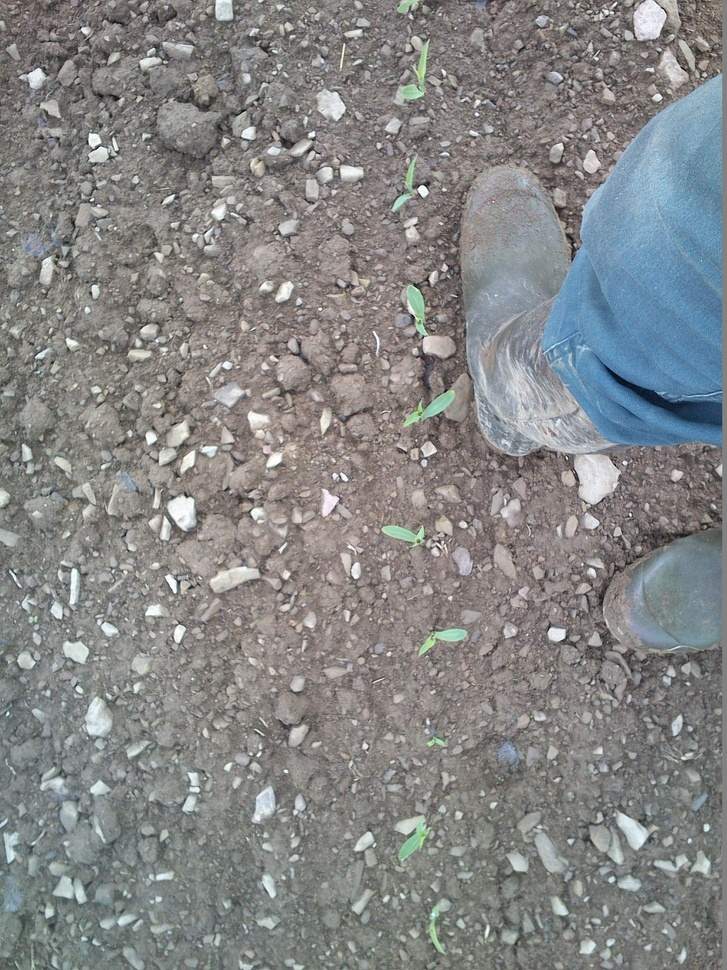
#> input picture Images/4.jpg, 727 x 970 px, shrunk from 1224 x 1632 before the run, found by its file name
$ python main7.py
#> lines starting #> are read from the running program, lines starting #| are printed output that depends on the picture; after the words box and inside, x2 and y2 are one past the last pixel; in counts of white or black regions, pixels touching at a corner belong together
import os
import cv2
import numpy as np

# Constants
MIN_GREEN_HUE = 45
MAX_GREEN_HUE = 77
MIN_GREEN_SAT = 19
MAX_GREEN_SAT = 255
MIN_GREEN_VAL = 164
MAX_GREEN_VAL = 255

KERNEL_SIZE = (2, 2)
ERODE_ITERATIONS = 2
DILATE_ITERATIONS = 4
AREA_THRESHOLD = 500  # Minimum contour area to consider as a plant


def process_image(src_path):
    # Load the image
#> called with src_path = 'Images/4.jpg'
    src = cv2.imread(src_path)
#> src is the input picture: shape (970, 727, 3); mean B, G, R 133.6, 133.7, 132.7

    # Convert the image to grayscale
    gray = cv2.cvtColor(src, cv2.COLOR_BGR2GRAY)
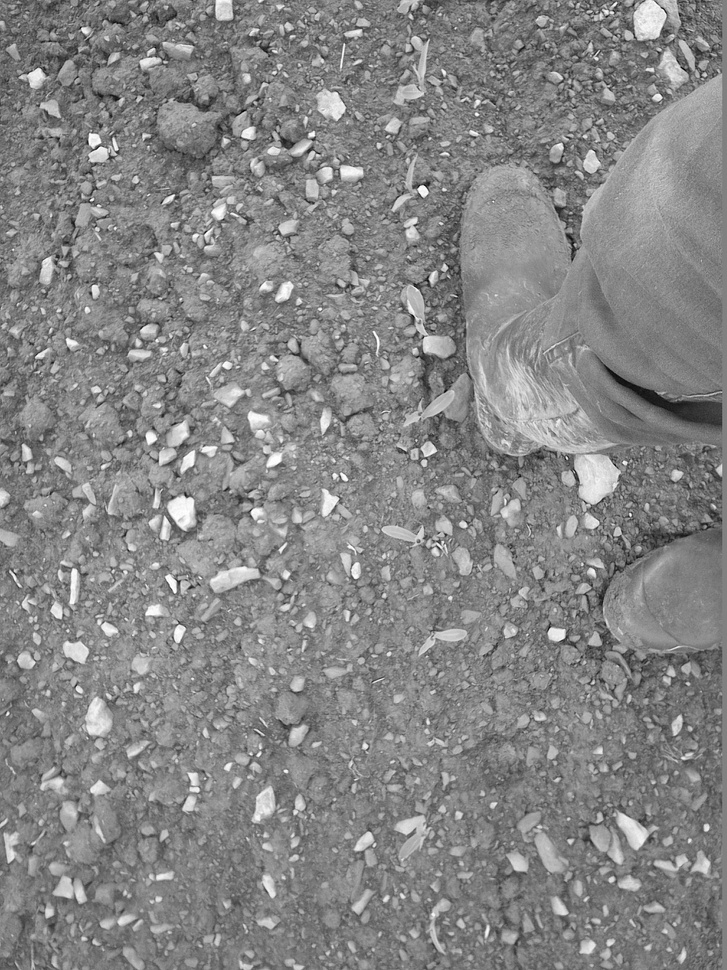
#> gray: shape (970, 727); min 1, max 255, mean 133.4

    # Convert the grayscale image to HSV color space
    hsv = cv2.cvtColor(src, cv2.COLOR_BGR2HSV)
#> hsv: shape (970, 727, 3); mean H, S, V 53, 23.4, 140.2

    # Define the lower and upper bounds for green color
    lower_green = np.array([MIN_GREEN_HUE, MIN_GREEN_SAT, MIN_GREEN_VAL])
    upper_green = np.array([MAX_GREEN_HUE, MAX_GREEN_SAT, MAX_GREEN_VAL])

    # Create a mask for green color
    mask = cv2.inRange(hsv, lower_green, upper_green)
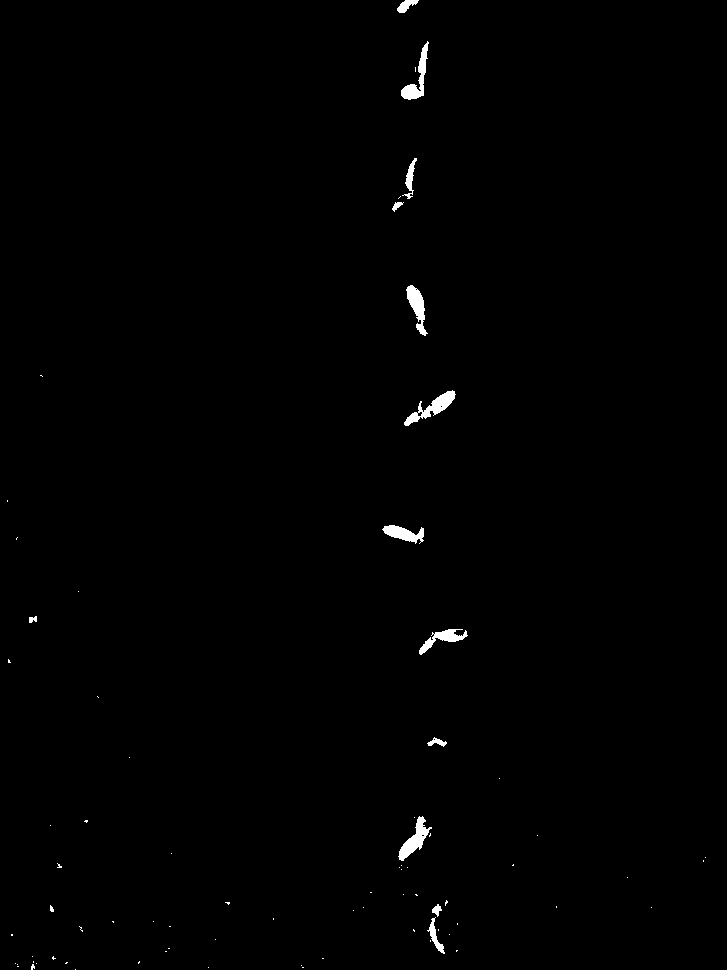
#> mask: shape (970, 727); 0.57% white; 78 white regions (64 under 20 px), largest, box (x1, y1, x2, y2) and area: (404, 390, 456, 426) 586, (398, 816, 432, 861) 550, (401, 41, 429, 100) 524

    # Create a kernel for erosion and dilation
    kernel = np.ones(KERNEL_SIZE, np.uint8)

    # Apply morphological operations
    masked = cv2.bitwise_and(gray, gray, mask=mask)
    masked = cv2.threshold(masked, 5, 255, cv2.THRESH_BINARY)[1]
    masked = cv2.erode(masked, kernel, iterations=ERODE_ITERATIONS)
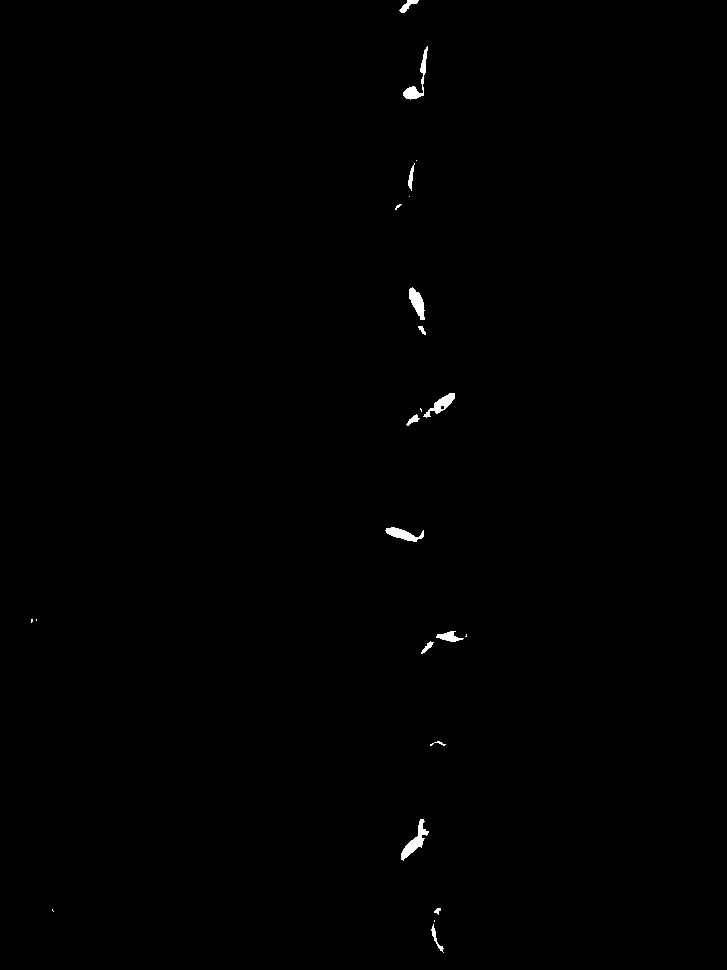
#> masked: shape (970, 727); 0.32% white; 23 white regions (9 under 20 px), largest, box (x1, y1, x2, y2) and area: (401, 819, 429, 861) 371, (403, 46, 428, 100) 325, (409, 287, 425, 320) 293
    masked = cv2.dilate(masked, kernel, iterations=DILATE_ITERATIONS)
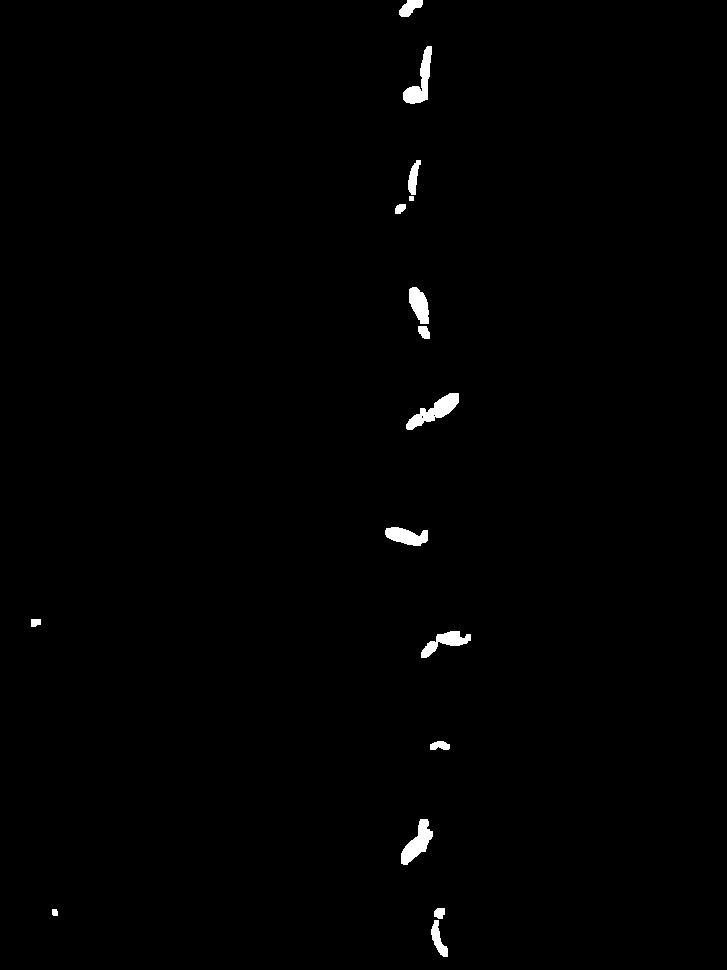
#> masked: shape (970, 727); 0.73% white; 16 white regions

    # Find contours
    contours, _ = cv2.findContours(
        masked, cv2.RETR_EXTERNAL, cv2.CHAIN_APPROX_SIMPLE)
#> contours = 16 contours, 1 with area under 20; largest, box (x1, y1, x2, y2) and area: (406, 393, 459, 430) 708, (401, 819, 433, 865) 630, (403, 46, 432, 104) 628, (385, 527, 428, 546) 492, (421, 631, 471, 658) 488

    # Process and count the contours
    plants_number = 0

    for contour in contours:
        area = cv2.contourArea(contour)
        if area > AREA_THRESHOLD:
            plants_number += 1
#> this loop made 16 passes
#> area on passes 1 to 12: 251.5, 28, 82, 629.5, 116.5, 487.5, 55, 492.5, 707.5, 100.5, 464, 69.5
#> after the loop, plants_number = 3

    # Print the total number of plants
    print(f"Total number of plants: {plants_number}")
#| Total number of plants: 3


def main():
    src_path = "Images/4.jpg"
    process_image(src_path)


if __name__ == "__main__":
    main()

$ run again, with Images/1.jpg copied over Images/4.jpg
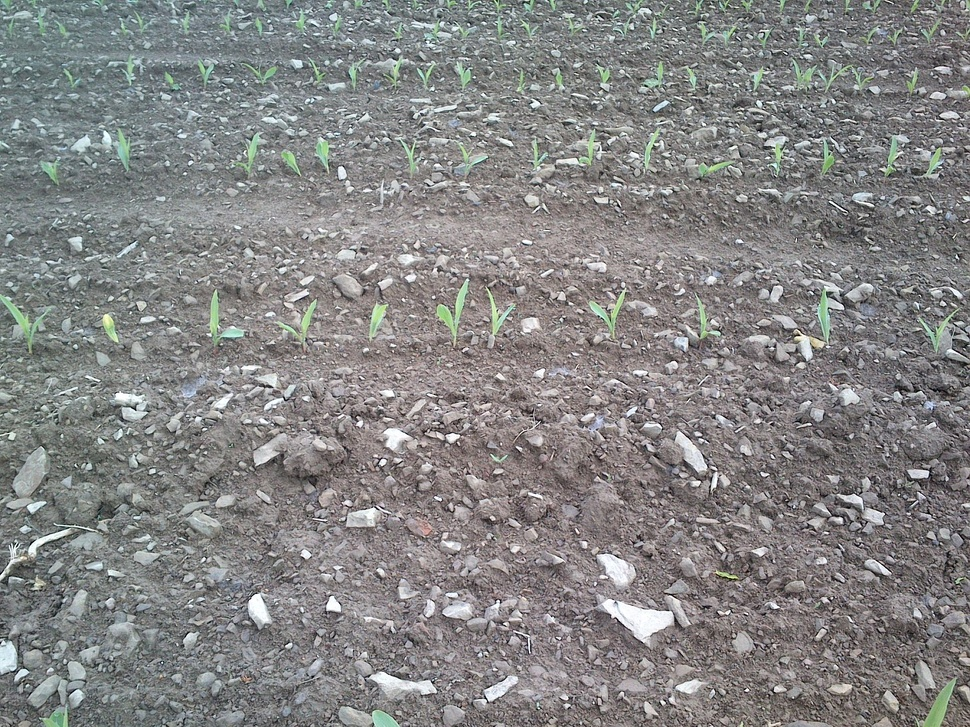
#> input picture Images/1.jpg, 970 x 727 px, shrunk from 1632 x 1224 before the run, found by its file name
#> in process_image, src is the input picture: shape (727, 970, 3); mean B, G, R 132, 132.6, 132.7
#> hsv: shape (727, 970, 3); mean H, S, V 81.4, 16.7, 136.8
#> in process_image, `mask = cv2.inRange(hsv, lower_green, upper_green)`:
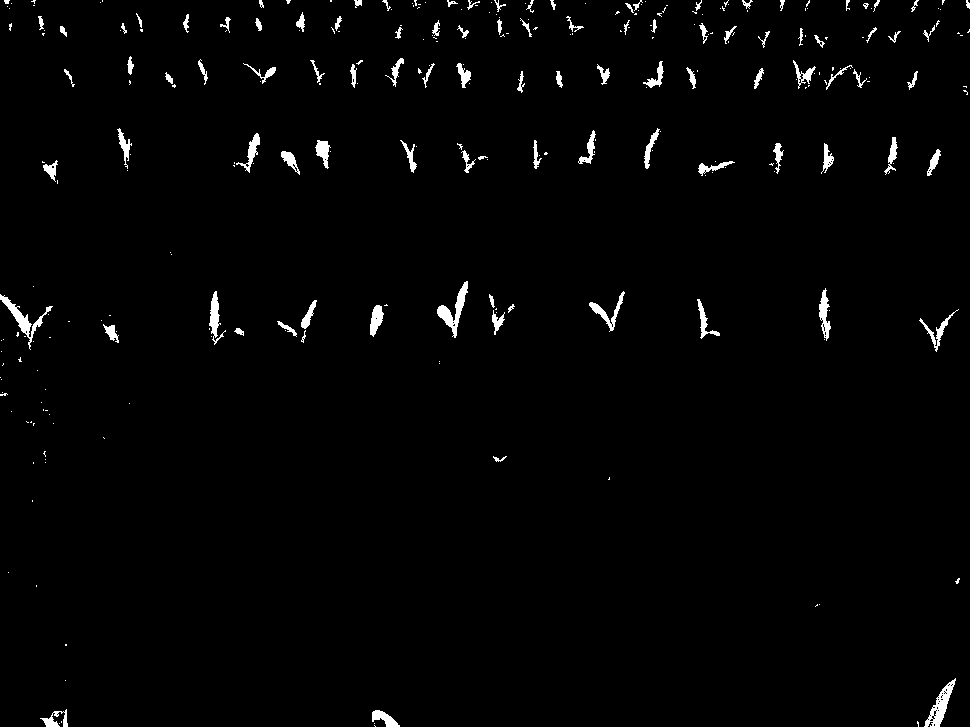
#> mask: shape (727, 970); 1.7% white; 294 white regions (195 under 20 px), largest, box (x1, y1, x2, y2) and area: (437, 281, 468, 338) 550, (0, 294, 53, 350) 540, (924, 678, 956, 727) 531
#> in process_image, `masked = cv2.dilate(masked, kernel, iterations=DILATE_ITERATIONS)`:
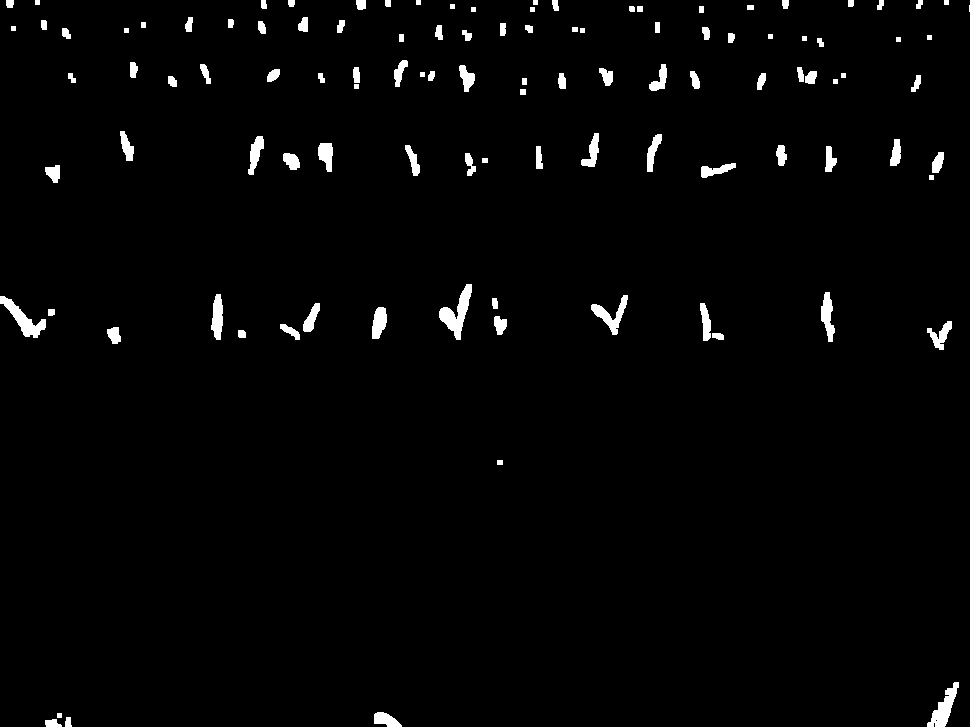
#> masked: shape (727, 970); 2% white; 110 white regions (1 under 20 px)
#> contours = 110 contours, 21 with area under 20; largest, box (x1, y1, x2, y2) and area: (439, 284, 472, 340) 672, (0, 296, 46, 338) 578, (927, 682, 959, 727) 526, (591, 295, 628, 335) 439, (211, 294, 223, 340) 356
#> the loop in process_image, `for contour in contours:` made 110 passes
#> area on passes 1, 2, 4, 5, 7, 8, 9, 10: 80.5, 43, 239.5, 526, 54, 46.5, 149, 121.5
#> after the loop in process_image, `for contour in contours:`: plants_number = 3
#| Total number of plants: 3

$ run again, with Images/3.jpg copied over Images/4.jpg
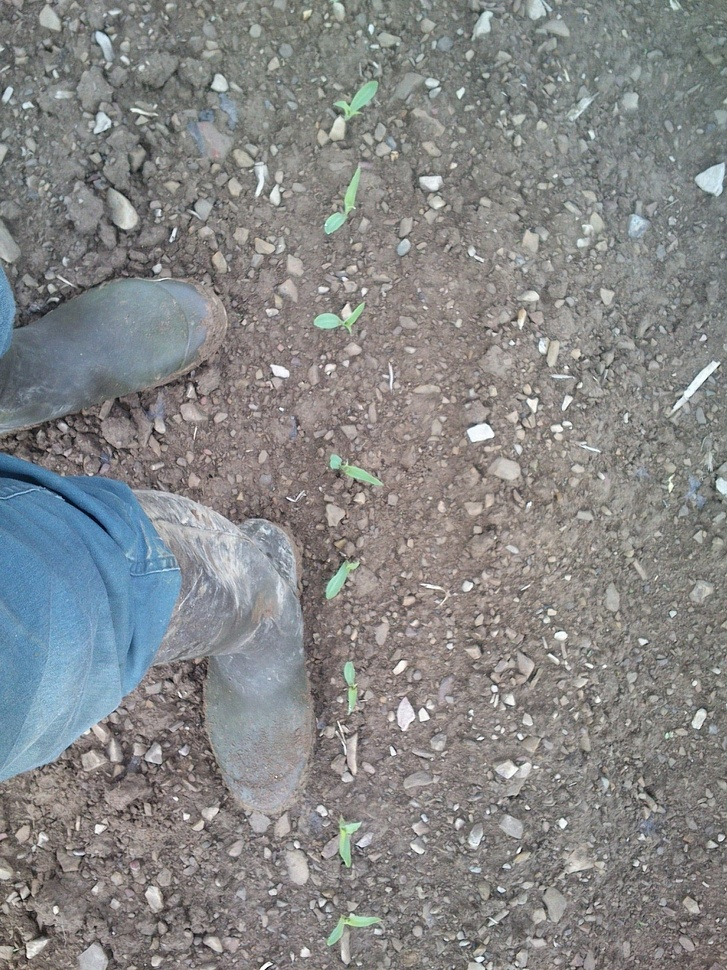
#> input picture Images/3.jpg, 727 x 970 px, shrunk from 1224 x 1632 before the run, found by its file name
#> in process_image, src is the input picture: shape (970, 727, 3); mean B, G, R 134.4, 134.4, 133.6
#> hsv: shape (970, 727, 3); mean H, S, V 53.6, 23.7, 141.1
#> in process_image, `mask = cv2.inRange(hsv, lower_green, upper_green)`:
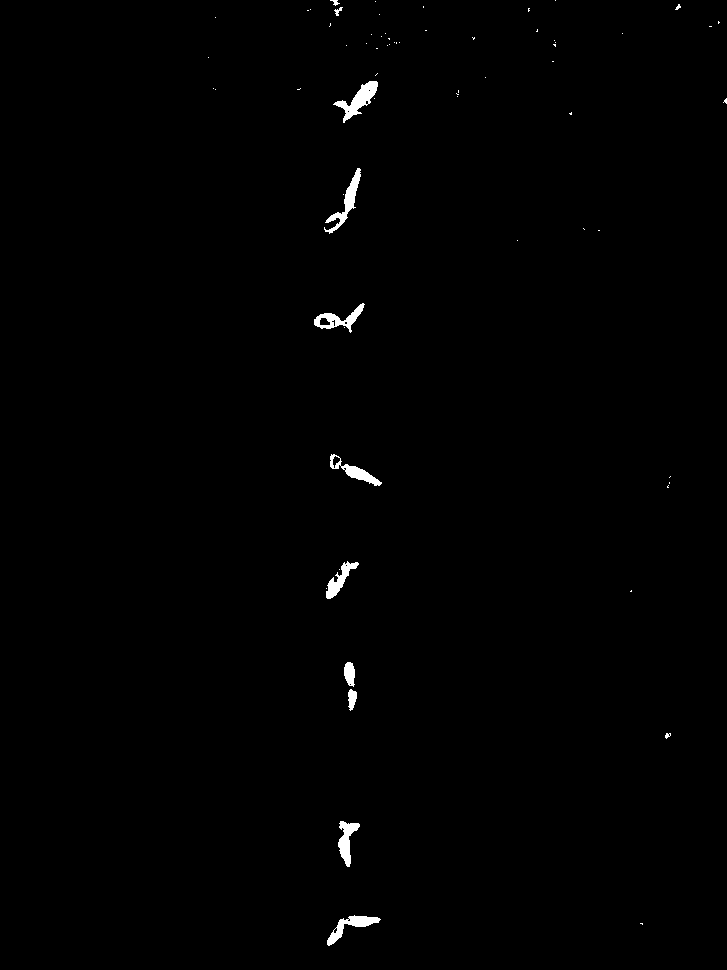
#> mask: shape (970, 727); 0.59% white; 68 white regions (56 under 20 px), largest, box (x1, y1, x2, y2) and area: (333, 81, 378, 123) 654, (324, 168, 361, 234) 584, (327, 915, 381, 946) 513
#> in process_image, `masked = cv2.dilate(masked, kernel, iterations=DILATE_ITERATIONS)`:
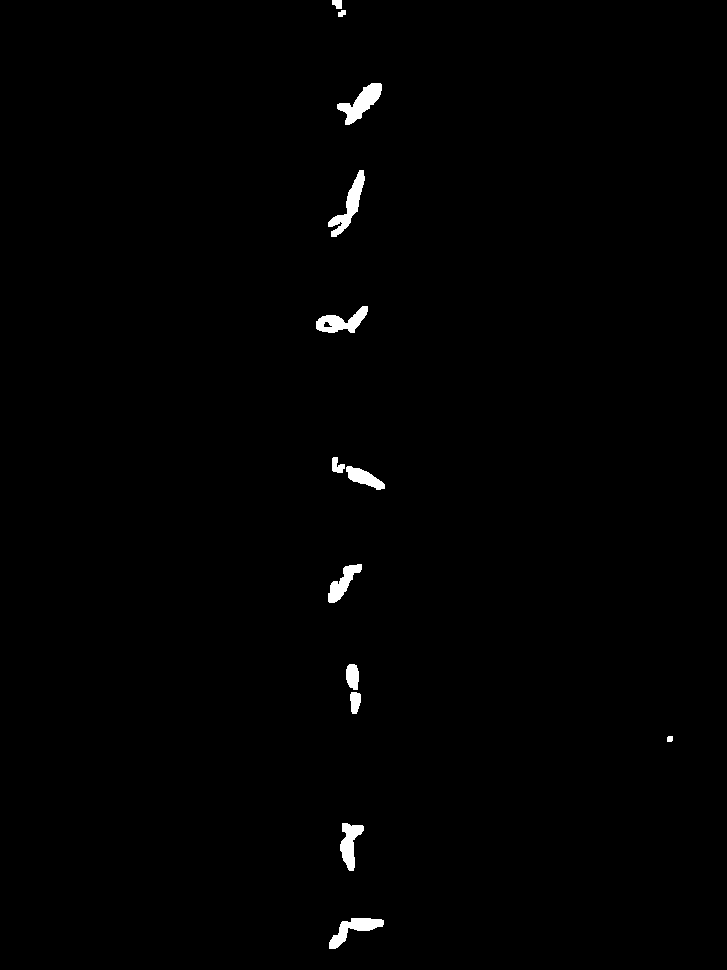
#> masked: shape (970, 727); 0.76% white; 13 white regions
#> contours = 13 contours; largest, box (x1, y1, x2, y2) and area: (337, 83, 382, 125) 747, (328, 170, 365, 237) 708, (316, 306, 368, 333) 651, (329, 918, 384, 949) 603, (340, 823, 364, 871) 558
#> the loop in process_image, `for contour in contours:` made 13 passes
#> area on passes 1 to 8: 603, 557.5, 24, 166.5, 246, 499.5, 419, 110
#> after the loop in process_image, `for contour in contours:`: plants_number = 5
#| Total number of plants: 5
